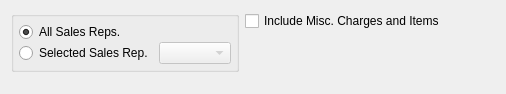
<?xml version="1.0" encoding="UTF-8"?>
<ui version="4.0">
 <comment>This file is part of the xTuple ERP: PostBooks Edition, a free and
open source Enterprise Resource Planning software suite,
Copyright (c) 1999-2011 by OpenMFG LLC, d/b/a xTuple.
It is licensed to you under the Common Public Attribution License
version 1.0, the full text of which (including xTuple-specific Exhibits)
is available at www.xtuple.com/CPAL.  By using this software, you agree
to be bound by its terms.</comment>
 <class>dspEarnedCommissions</class>
 <widget class="QWidget" name="dspEarnedCommissions">
  <property name="geometry">
   <rect>
    <x>0</x>
    <y>0</y>
    <width>506</width>
    <height>94</height>
   </rect>
  </property>
  <property name="windowTitle">
   <string>Earned Commissions</string>
  </property>
  <layout class="QHBoxLayout" name="horizontalLayout">
   <item>
    <layout class="QVBoxLayout">
     <property name="spacing">
      <number>0</number>
     </property>
     <item>
      <widget class="QGroupBox" name="_salesrepGrouip">
       <property name="title">
        <string/>
       </property>
       <layout class="QVBoxLayout">
        <property name="spacing">
         <number>0</number>
        </property>
        <property name="margin">
         <number>5</number>
        </property>
        <item>
         <widget class="QRadioButton" name="_allSalesreps">
          <property name="text">
           <string>All Sales Reps.</string>
          </property>
          <property name="checked">
           <bool>true</bool>
          </property>
         </widget>
        </item>
        <item>
         <layout class="QHBoxLayout">
          <item>
           <widget class="QRadioButton" name="_selectedSalesrep">
            <property name="text">
             <string>Selected Sales Rep.</string>
            </property>
           </widget>
          </item>
          <item>
           <widget class="XComboBox" name="_salesrep">
            <property name="enabled">
             <bool>false</bool>
            </property>
            <property name="sizePolicy">
             <sizepolicy hsizetype="Expanding" vsizetype="Fixed">
              <horstretch>0</horstretch>
              <verstretch>0</verstretch>
             </sizepolicy>
            </property>
           </widget>
          </item>
         </layout>
        </item>
       </layout>
      </widget>
     </item>
     <item>
      <spacer name="Spacer68">
       <property name="orientation">
        <enum>Qt::Vertical</enum>
       </property>
       <property name="sizeType">
        <enum>QSizePolicy::Expanding</enum>
       </property>
       <property name="sizeHint" stdset="0">
        <size>
         <width>20</width>
         <height>0</height>
        </size>
       </property>
      </spacer>
     </item>
    </layout>
   </item>
   <item>
    <layout class="QVBoxLayout">
     <property name="spacing">
      <number>0</number>
     </property>
     <item>
      <widget class="DateCluster" name="_dates"/>
     </item>
     <item>
      <widget class="XCheckBox" name="_includeMisc">
       <property name="text">
        <string>Include Misc. Charges and Items</string>
       </property>
      </widget>
     </item>
     <item>
      <spacer name="Spacer2">
       <property name="orientation">
        <enum>Qt::Vertical</enum>
       </property>
       <property name="sizeType">
        <enum>QSizePolicy::Expanding</enum>
       </property>
       <property name="sizeHint" stdset="0">
        <size>
         <width>20</width>
         <height>0</height>
        </size>
       </property>
      </spacer>
     </item>
    </layout>
   </item>
   <item>
    <spacer name="horizontalSpacer">
     <property name="orientation">
      <enum>Qt::Horizontal</enum>
     </property>
     <property name="sizeHint" stdset="0">
      <size>
       <width>1</width>
       <height>20</height>
      </size>
     </property>
    </spacer>
   </item>
  </layout>
 </widget>
 <layoutdefault spacing="6" margin="11"/>
 <pixmapfunction>qPixmapFromMimeSource</pixmapfunction>
 <customwidgets>
  <customwidget>
   <class>DateCluster</class>
   <extends>QWidget</extends>
   <header>datecluster.h</header>
  </customwidget>
  <customwidget>
   <class>XCheckBox</class>
   <extends>QCheckBox</extends>
   <header>xcheckbox.h</header>
  </customwidget>
  <customwidget>
   <class>XComboBox</class>
   <extends>QComboBox</extends>
   <header>xcombobox.h</header>
  </customwidget>
 </customwidgets>
 <tabstops>
  <tabstop>_allSalesreps</tabstop>
  <tabstop>_selectedSalesrep</tabstop>
  <tabstop>_salesrep</tabstop>
  <tabstop>_includeMisc</tabstop>
 </tabstops>
 <resources/>
 <connections>
  <connection>
   <sender>_selectedSalesrep</sender>
   <signal>toggled(bool)</signal>
   <receiver>_salesrep</receiver>
   <slot>setEnabled(bool)</slot>
   <hints>
    <hint type="sourcelabel">
     <x>20</x>
     <y>20</y>
    </hint>
    <hint type="destinationlabel">
     <x>20</x>
     <y>20</y>
    </hint>
   </hints>
  </connection>
 </connections>
</ui>
